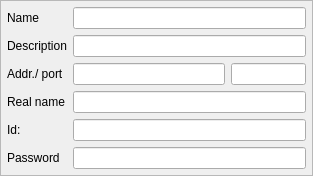
<?xml version="1.0" encoding="UTF-8"?>
<ui version="4.0">
 <class>CNetworkServerForm</class>
 <widget class="QFrame" name="CNetworkServerForm">
  <property name="geometry">
   <rect>
    <x>0</x>
    <y>0</y>
    <width>313</width>
    <height>164</height>
   </rect>
  </property>
  <property name="sizePolicy">
   <sizepolicy hsizetype="Preferred" vsizetype="Maximum">
    <horstretch>0</horstretch>
    <verstretch>0</verstretch>
   </sizepolicy>
  </property>
  <property name="windowTitle">
   <string>Frame</string>
  </property>
  <property name="frameShape">
   <enum>QFrame::StyledPanel</enum>
  </property>
  <property name="frameShadow">
   <enum>QFrame::Raised</enum>
  </property>
  <layout class="QVBoxLayout" name="vl_NetworkServerForm">
   <property name="spacing">
    <number>0</number>
   </property>
   <property name="leftMargin">
    <number>0</number>
   </property>
   <property name="topMargin">
    <number>0</number>
   </property>
   <property name="rightMargin">
    <number>0</number>
   </property>
   <property name="bottomMargin">
    <number>0</number>
   </property>
   <item>
    <layout class="QGridLayout" name="gl_ServerForm">
     <property name="leftMargin">
      <number>6</number>
     </property>
     <property name="topMargin">
      <number>6</number>
     </property>
     <property name="rightMargin">
      <number>6</number>
     </property>
     <property name="bottomMargin">
      <number>6</number>
     </property>
     <property name="spacing">
      <number>6</number>
     </property>
     <item row="0" column="0">
      <widget class="QLabel" name="lbl_Name">
       <property name="text">
        <string>Name</string>
       </property>
      </widget>
     </item>
     <item row="2" column="0">
      <widget class="QLabel" name="lbl_Address">
       <property name="text">
        <string>Addr./ port</string>
       </property>
      </widget>
     </item>
     <item row="2" column="2">
      <widget class="QLineEdit" name="le_Port">
       <property name="sizePolicy">
        <sizepolicy hsizetype="Fixed" vsizetype="Fixed">
         <horstretch>0</horstretch>
         <verstretch>0</verstretch>
        </sizepolicy>
       </property>
       <property name="minimumSize">
        <size>
         <width>75</width>
         <height>0</height>
        </size>
       </property>
       <property name="maximumSize">
        <size>
         <width>75</width>
         <height>16777215</height>
        </size>
       </property>
       <property name="maxLength">
        <number>5</number>
       </property>
      </widget>
     </item>
     <item row="1" column="0">
      <widget class="QLabel" name="lbl_Description">
       <property name="text">
        <string>Description</string>
       </property>
      </widget>
     </item>
     <item row="3" column="0">
      <widget class="QLabel" name="lbl_RealName">
       <property name="text">
        <string>Real name</string>
       </property>
      </widget>
     </item>
     <item row="5" column="0">
      <widget class="QLabel" name="lbl_Password">
       <property name="text">
        <string>Password</string>
       </property>
      </widget>
     </item>
     <item row="4" column="0">
      <widget class="QLabel" name="lbl_NetworkId">
       <property name="text">
        <string>Id:</string>
       </property>
      </widget>
     </item>
     <item row="2" column="1">
      <widget class="QLineEdit" name="le_Address"/>
     </item>
     <item row="4" column="1" colspan="2">
      <widget class="QLineEdit" name="le_NetworkId">
       <property name="text">
        <string/>
       </property>
      </widget>
     </item>
     <item row="5" column="1" colspan="2">
      <widget class="QLineEdit" name="le_Password">
       <property name="text">
        <string/>
       </property>
       <property name="maxLength">
        <number>32</number>
       </property>
       <property name="echoMode">
        <enum>QLineEdit::Password</enum>
       </property>
      </widget>
     </item>
     <item row="3" column="1" colspan="2">
      <widget class="QLineEdit" name="le_RealName">
       <property name="text">
        <string/>
       </property>
      </widget>
     </item>
     <item row="1" column="1" colspan="2">
      <widget class="QLineEdit" name="le_Description"/>
     </item>
     <item row="0" column="1" colspan="2">
      <widget class="QLineEdit" name="le_Name">
       <property name="text">
        <string/>
       </property>
      </widget>
     </item>
    </layout>
   </item>
  </layout>
 </widget>
 <resources/>
 <connections/>
</ui>
